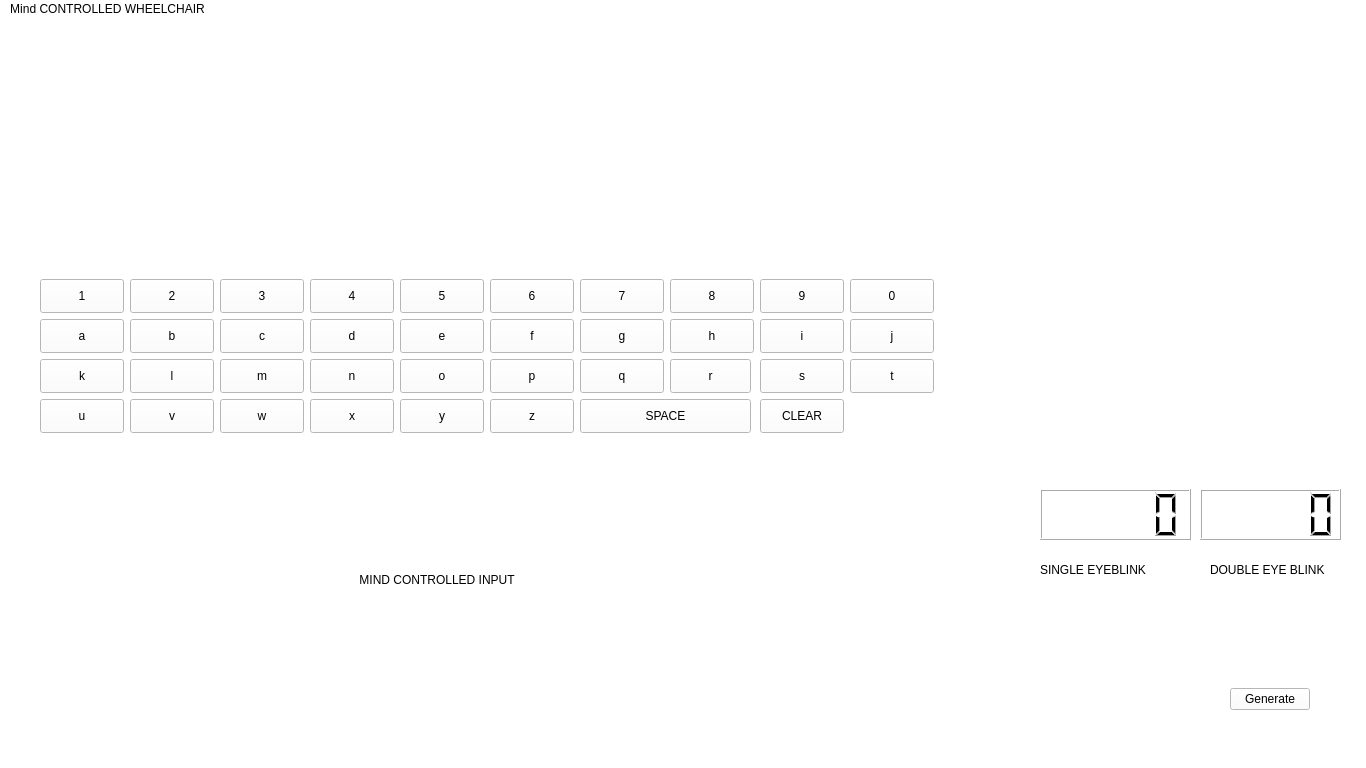
<?xml version="1.0" encoding="UTF-8"?>
<ui version="4.0">
 <class>MainWindow</class>
 <widget class="QMainWindow" name="MainWindow">
  <property name="geometry">
   <rect>
    <x>0</x>
    <y>0</y>
    <width>1366</width>
    <height>768</height>
   </rect>
  </property>
  <property name="windowTitle">
   <string>MainWindow</string>
  </property>
  <property name="styleSheet">
   <string notr="true">background-color: rgb(255, 255, 255);
color: rgb(0, 0, 0);</string>
  </property>
  <widget class="QWidget" name="centralwidget">
   <widget class="MplWidget" name="MplWidget" native="true">
    <property name="geometry">
     <rect>
      <x>10</x>
      <y>20</y>
      <width>341</width>
      <height>201</height>
     </rect>
    </property>
   </widget>
   <widget class="MplWidget" name="MplWidget_2" native="true">
    <property name="geometry">
     <rect>
      <x>350</x>
      <y>20</y>
      <width>341</width>
      <height>201</height>
     </rect>
    </property>
   </widget>
   <widget class="MplWidget" name="MplWidget_3" native="true">
    <property name="geometry">
     <rect>
      <x>690</x>
      <y>20</y>
      <width>341</width>
      <height>201</height>
     </rect>
    </property>
    <property name="maximumSize">
     <size>
      <width>16776001</width>
      <height>10000000</height>
     </size>
    </property>
   </widget>
   <widget class="MplWidget" name="MplWidget_4" native="true">
    <property name="geometry">
     <rect>
      <x>1030</x>
      <y>20</y>
      <width>341</width>
      <height>201</height>
     </rect>
    </property>
    <property name="maximumSize">
     <size>
      <width>16776001</width>
      <height>10000000</height>
     </size>
    </property>
   </widget>
   <widget class="MplWidget" name="MplWidget_5" native="true">
    <property name="geometry">
     <rect>
      <x>1030</x>
      <y>230</y>
      <width>341</width>
      <height>201</height>
     </rect>
    </property>
    <property name="maximumSize">
     <size>
      <width>16776001</width>
      <height>10000000</height>
     </size>
    </property>
   </widget>
   <widget class="QLCDNumber" name="eyeblink1">
    <property name="geometry">
     <rect>
      <x>1040</x>
      <y>470</y>
      <width>151</width>
      <height>51</height>
     </rect>
    </property>
   </widget>
   <widget class="QLCDNumber" name="eyeblink2">
    <property name="geometry">
     <rect>
      <x>1200</x>
      <y>470</y>
      <width>141</width>
      <height>51</height>
     </rect>
    </property>
   </widget>
   <widget class="QLabel" name="label">
    <property name="geometry">
     <rect>
      <x>1040</x>
      <y>530</y>
      <width>151</width>
      <height>41</height>
     </rect>
    </property>
    <property name="text">
     <string>SINGLE EYEBLINK</string>
    </property>
   </widget>
   <widget class="QLabel" name="label_2">
    <property name="geometry">
     <rect>
      <x>1210</x>
      <y>530</y>
      <width>141</width>
      <height>41</height>
     </rect>
    </property>
    <property name="text">
     <string>DOUBLE EYE BLINK</string>
    </property>
   </widget>
   <widget class="QLabel" name="label_3">
    <property name="geometry">
     <rect>
      <x>20</x>
      <y>540</y>
      <width>1001</width>
      <height>41</height>
     </rect>
    </property>
    <property name="text">
     <string>                                                                                                      MIND CONTROLLED INPUT</string>
    </property>
   </widget>
   <widget class="QWidget" name="horizontalLayoutWidget">
    <property name="geometry">
     <rect>
      <x>1190</x>
      <y>640</y>
      <width>160</width>
      <height>80</height>
     </rect>
    </property>
    <layout class="QHBoxLayout" name="horizontalLayout">
     <item>
      <spacer name="horizontalSpacer_2">
       <property name="orientation">
        <enum>Qt::Horizontal</enum>
       </property>
       <property name="sizeHint" stdset="0">
        <size>
         <width>40</width>
         <height>20</height>
        </size>
       </property>
      </spacer>
     </item>
     <item>
      <widget class="QPushButton" name="pushButton_generate_random_signal">
       <property name="text">
        <string>Generate</string>
       </property>
      </widget>
     </item>
     <item>
      <spacer name="horizontalSpacer">
       <property name="orientation">
        <enum>Qt::Horizontal</enum>
       </property>
       <property name="sizeHint" stdset="0">
        <size>
         <width>40</width>
         <height>20</height>
        </size>
       </property>
      </spacer>
     </item>
    </layout>
   </widget>
   <widget class="QPushButton" name="button_9">
    <property name="geometry">
     <rect>
      <x>760</x>
      <y>260</y>
      <width>84</width>
      <height>34</height>
     </rect>
    </property>
    <property name="text">
     <string>9</string>
    </property>
   </widget>
   <widget class="QPushButton" name="button_2">
    <property name="geometry">
     <rect>
      <x>130</x>
      <y>260</y>
      <width>84</width>
      <height>34</height>
     </rect>
    </property>
    <property name="text">
     <string>2</string>
    </property>
   </widget>
   <widget class="QPushButton" name="button_b">
    <property name="geometry">
     <rect>
      <x>130</x>
      <y>300</y>
      <width>84</width>
      <height>34</height>
     </rect>
    </property>
    <property name="text">
     <string>b</string>
    </property>
   </widget>
   <widget class="QPushButton" name="button_7">
    <property name="geometry">
     <rect>
      <x>580</x>
      <y>260</y>
      <width>84</width>
      <height>34</height>
     </rect>
    </property>
    <property name="text">
     <string>7</string>
    </property>
   </widget>
   <widget class="QPushButton" name="button_q">
    <property name="geometry">
     <rect>
      <x>580</x>
      <y>340</y>
      <width>84</width>
      <height>34</height>
     </rect>
    </property>
    <property name="text">
     <string>q</string>
    </property>
   </widget>
   <widget class="QPushButton" name="button_4">
    <property name="geometry">
     <rect>
      <x>310</x>
      <y>260</y>
      <width>84</width>
      <height>34</height>
     </rect>
    </property>
    <property name="text">
     <string>4</string>
    </property>
   </widget>
   <widget class="QPushButton" name="button_a">
    <property name="geometry">
     <rect>
      <x>40</x>
      <y>300</y>
      <width>84</width>
      <height>34</height>
     </rect>
    </property>
    <property name="text">
     <string>a</string>
    </property>
   </widget>
   <widget class="QPushButton" name="button_w">
    <property name="geometry">
     <rect>
      <x>220</x>
      <y>380</y>
      <width>84</width>
      <height>34</height>
     </rect>
    </property>
    <property name="text">
     <string>w</string>
    </property>
   </widget>
   <widget class="QPushButton" name="button_d">
    <property name="geometry">
     <rect>
      <x>310</x>
      <y>300</y>
      <width>84</width>
      <height>34</height>
     </rect>
    </property>
    <property name="text">
     <string>d</string>
    </property>
   </widget>
   <widget class="QPushButton" name="button_y">
    <property name="geometry">
     <rect>
      <x>400</x>
      <y>380</y>
      <width>84</width>
      <height>34</height>
     </rect>
    </property>
    <property name="text">
     <string>y</string>
    </property>
   </widget>
   <widget class="QPushButton" name="button_m">
    <property name="geometry">
     <rect>
      <x>220</x>
      <y>340</y>
      <width>84</width>
      <height>34</height>
     </rect>
    </property>
    <property name="text">
     <string>m</string>
    </property>
   </widget>
   <widget class="QPushButton" name="button_6">
    <property name="geometry">
     <rect>
      <x>490</x>
      <y>260</y>
      <width>84</width>
      <height>34</height>
     </rect>
    </property>
    <property name="text">
     <string>6</string>
    </property>
   </widget>
   <widget class="QPushButton" name="button_t">
    <property name="geometry">
     <rect>
      <x>850</x>
      <y>340</y>
      <width>84</width>
      <height>34</height>
     </rect>
    </property>
    <property name="text">
     <string>t</string>
    </property>
   </widget>
   <widget class="QPushButton" name="button_8">
    <property name="geometry">
     <rect>
      <x>670</x>
      <y>260</y>
      <width>84</width>
      <height>34</height>
     </rect>
    </property>
    <property name="text">
     <string>8</string>
    </property>
   </widget>
   <widget class="QPushButton" name="button_1">
    <property name="geometry">
     <rect>
      <x>40</x>
      <y>260</y>
      <width>84</width>
      <height>34</height>
     </rect>
    </property>
    <property name="text">
     <string>1</string>
    </property>
   </widget>
   <widget class="QPushButton" name="button_p">
    <property name="geometry">
     <rect>
      <x>490</x>
      <y>340</y>
      <width>84</width>
      <height>34</height>
     </rect>
    </property>
    <property name="text">
     <string>p</string>
    </property>
   </widget>
   <widget class="QPushButton" name="button_i">
    <property name="geometry">
     <rect>
      <x>760</x>
      <y>300</y>
      <width>84</width>
      <height>34</height>
     </rect>
    </property>
    <property name="text">
     <string>i</string>
    </property>
   </widget>
   <widget class="QPushButton" name="button_u">
    <property name="geometry">
     <rect>
      <x>40</x>
      <y>380</y>
      <width>84</width>
      <height>34</height>
     </rect>
    </property>
    <property name="text">
     <string>u</string>
    </property>
   </widget>
   <widget class="QPushButton" name="button_x">
    <property name="geometry">
     <rect>
      <x>310</x>
      <y>380</y>
      <width>84</width>
      <height>34</height>
     </rect>
    </property>
    <property name="text">
     <string>x</string>
    </property>
   </widget>
   <widget class="QPushButton" name="button_clear">
    <property name="geometry">
     <rect>
      <x>760</x>
      <y>380</y>
      <width>84</width>
      <height>34</height>
     </rect>
    </property>
    <property name="text">
     <string>CLEAR</string>
    </property>
   </widget>
   <widget class="QPushButton" name="button_s">
    <property name="geometry">
     <rect>
      <x>760</x>
      <y>340</y>
      <width>84</width>
      <height>34</height>
     </rect>
    </property>
    <property name="text">
     <string>s</string>
    </property>
   </widget>
   <widget class="QPushButton" name="button_5">
    <property name="geometry">
     <rect>
      <x>400</x>
      <y>260</y>
      <width>84</width>
      <height>34</height>
     </rect>
    </property>
    <property name="text">
     <string>5</string>
    </property>
   </widget>
   <widget class="QPushButton" name="button_3">
    <property name="geometry">
     <rect>
      <x>220</x>
      <y>260</y>
      <width>84</width>
      <height>34</height>
     </rect>
    </property>
    <property name="text">
     <string>3</string>
    </property>
   </widget>
   <widget class="QPushButton" name="button_f">
    <property name="geometry">
     <rect>
      <x>490</x>
      <y>300</y>
      <width>84</width>
      <height>34</height>
     </rect>
    </property>
    <property name="text">
     <string>f</string>
    </property>
   </widget>
   <widget class="QPushButton" name="button_j">
    <property name="geometry">
     <rect>
      <x>850</x>
      <y>300</y>
      <width>84</width>
      <height>34</height>
     </rect>
    </property>
    <property name="text">
     <string>j</string>
    </property>
   </widget>
   <widget class="QPushButton" name="button_z">
    <property name="geometry">
     <rect>
      <x>490</x>
      <y>380</y>
      <width>84</width>
      <height>34</height>
     </rect>
    </property>
    <property name="text">
     <string>z</string>
    </property>
   </widget>
   <widget class="QPushButton" name="button_v">
    <property name="geometry">
     <rect>
      <x>130</x>
      <y>380</y>
      <width>84</width>
      <height>34</height>
     </rect>
    </property>
    <property name="text">
     <string>v</string>
    </property>
   </widget>
   <widget class="QPushButton" name="button_c">
    <property name="geometry">
     <rect>
      <x>220</x>
      <y>300</y>
      <width>84</width>
      <height>34</height>
     </rect>
    </property>
    <property name="text">
     <string>c</string>
    </property>
   </widget>
   <widget class="QPushButton" name="button_k">
    <property name="geometry">
     <rect>
      <x>40</x>
      <y>340</y>
      <width>84</width>
      <height>34</height>
     </rect>
    </property>
    <property name="text">
     <string>k</string>
    </property>
   </widget>
   <widget class="QPushButton" name="button_space">
    <property name="geometry">
     <rect>
      <x>580</x>
      <y>380</y>
      <width>171</width>
      <height>34</height>
     </rect>
    </property>
    <property name="text">
     <string>SPACE</string>
    </property>
   </widget>
   <widget class="QPushButton" name="button_r">
    <property name="geometry">
     <rect>
      <x>670</x>
      <y>340</y>
      <width>81</width>
      <height>34</height>
     </rect>
    </property>
    <property name="text">
     <string>r</string>
    </property>
   </widget>
   <widget class="QPushButton" name="button_h">
    <property name="geometry">
     <rect>
      <x>670</x>
      <y>300</y>
      <width>84</width>
      <height>34</height>
     </rect>
    </property>
    <property name="text">
     <string>h</string>
    </property>
   </widget>
   <widget class="QPushButton" name="button_n">
    <property name="geometry">
     <rect>
      <x>310</x>
      <y>340</y>
      <width>84</width>
      <height>34</height>
     </rect>
    </property>
    <property name="text">
     <string>n</string>
    </property>
   </widget>
   <widget class="QPushButton" name="button_o">
    <property name="geometry">
     <rect>
      <x>400</x>
      <y>340</y>
      <width>84</width>
      <height>34</height>
     </rect>
    </property>
    <property name="text">
     <string>o</string>
    </property>
   </widget>
   <widget class="QPushButton" name="button_e">
    <property name="geometry">
     <rect>
      <x>400</x>
      <y>300</y>
      <width>84</width>
      <height>34</height>
     </rect>
    </property>
    <property name="text">
     <string>e</string>
    </property>
   </widget>
   <widget class="QPushButton" name="button_g">
    <property name="geometry">
     <rect>
      <x>580</x>
      <y>300</y>
      <width>84</width>
      <height>34</height>
     </rect>
    </property>
    <property name="text">
     <string>g</string>
    </property>
   </widget>
   <widget class="QPushButton" name="button_l">
    <property name="geometry">
     <rect>
      <x>130</x>
      <y>340</y>
      <width>84</width>
      <height>34</height>
     </rect>
    </property>
    <property name="text">
     <string>l</string>
    </property>
   </widget>
   <widget class="QPushButton" name="button_0">
    <property name="geometry">
     <rect>
      <x>850</x>
      <y>260</y>
      <width>84</width>
      <height>34</height>
     </rect>
    </property>
    <property name="text">
     <string>0</string>
    </property>
   </widget>
   <widget class="QLabel" name="QLabel">
    <property name="geometry">
     <rect>
      <x>47</x>
      <y>427</y>
      <width>891</width>
      <height>81</height>
     </rect>
    </property>
    <property name="text">
     <string/>
    </property>
   </widget>
  </widget>
  <widget class="QMenuBar" name="menubar">
   <property name="geometry">
    <rect>
     <x>0</x>
     <y>0</y>
     <width>1366</width>
     <height>30</height>
    </rect>
   </property>
   <widget class="QMenu" name="menuMind_CONTROLLED_WHEELCHAIR">
    <property name="title">
     <string>Mind CONTROLLED WHEELCHAIR</string>
    </property>
   </widget>
   <addaction name="menuMind_CONTROLLED_WHEELCHAIR"/>
  </widget>
  <widget class="QStatusBar" name="statusbar"/>
 </widget>
 <customwidgets>
  <customwidget>
   <class>MplWidget</class>
   <extends>QWidget</extends>
   <header>mplwidget.h</header>
   <container>1</container>
  </customwidget>
 </customwidgets>
 <resources/>
 <connections/>
</ui>
